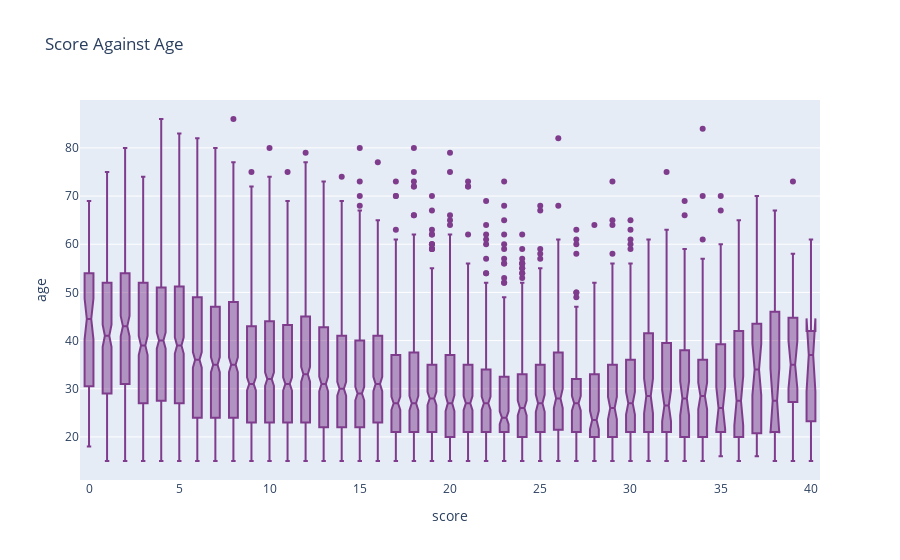

Write notebook code for a chart like this one.
### Code cell
px.box(data,x="score", y="age", notched=True,
       color_discrete_sequence=px.colors.qualitative.Bold,
       title="Score Against Age")

### Figure 1 — Plotly figure (JSON) as saved in the notebook; plotly's stock layout.template omitted (floating-point values rounded to 4 significant figures; data arrays with more than 128 entries replaced by an {"elided": "..."} marker saying what was removed)
{"data": [{"alignmentgroup": "True", "hovertemplate": "score=%{x}<br>age=%{y}<extra></extra>", "legendgroup": "", "marker": {"color": "rgb(127, 60, 141)"}, "name": "", "notched": true, "offsetgroup": "", "orientation": "v", "showlegend": false, "type": "box", "x": {"elided": "10715 int values"}, "x0": " ", "xaxis": "x", "y": {"elided": "10715 int values"}, "y0": " ", "yaxis": "y"}], "layout": {"boxmode": "group", "legend": {"tracegroupgap": 0}, "title": {"text": "Score Against Age"}, "xaxis": {"anchor": "y", "domain": [0, 1], "title": {"text": "score"}}, "yaxis": {"anchor": "x", "domain": [0, 1], "title": {"text": "age"}}}}
